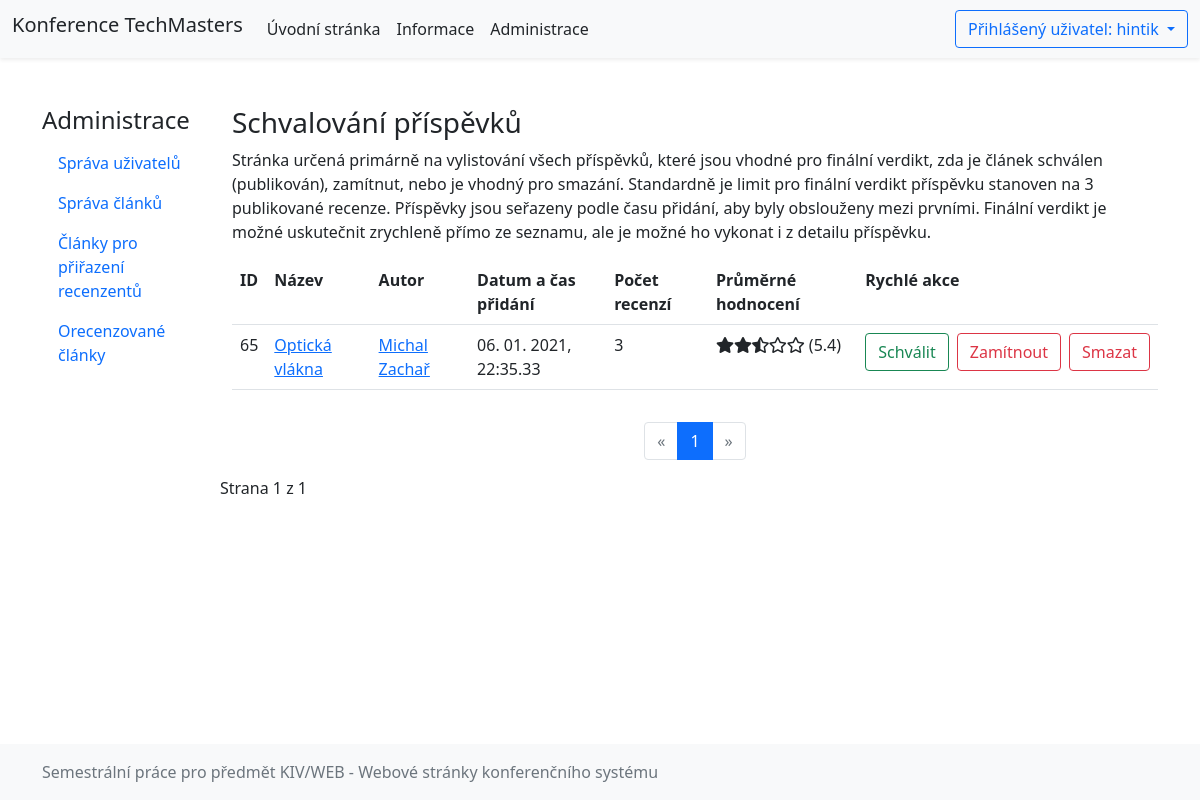
The app's page /KIV-WEB/www/index.php?page=admin-verdict (signed in) with its own data.
### tables this page shows
CREATE TABLE `users` (
  `id_user` int(11) NOT NULL AUTO_INCREMENT,
  `login` varchar(30) NOT NULL,
  `email` varchar(50) NOT NULL,
  `name` varchar(30) NOT NULL,
  `surname` varchar(30) NOT NULL,
  `password` varchar(60) NOT NULL,
  `bio` longtext DEFAULT NULL,
  `time_reg` timestamp NOT NULL DEFAULT current_timestamp(),
  `time_lastlogin` timestamp NOT NULL DEFAULT current_timestamp(),
  `id_role` int(11) NOT NULL DEFAULT 1,
  PRIMARY KEY (`id_user`)
);

CREATE TABLE `articles` (
  `id_article` int(11) NOT NULL AUTO_INCREMENT,
  `title` text NOT NULL,
  `abstract` longtext NOT NULL,
  `file` longblob NOT NULL,
  `time_posted` timestamp NOT NULL DEFAULT current_timestamp(),
  `state` int(1) NOT NULL DEFAULT 0,
  `id_author` int(11) NOT NULL,
  PRIMARY KEY (`id_article`),
  KEY `articles_ibfk_1` (`id_author`),
  CONSTRAINT `articles_ibfk_1` FOREIGN KEY (`id_author`) REFERENCES `users` (`id_user`) ON DELETE CASCADE
);

### KIV-WEB/app/ApplicationStart.class.php (called while the page is built, shortened)
<?php
class ApplicationStart {
    public function appStart(){
        if(isset($_GET["page"]) && array_key_exists($_GET["page"], WEB_PAGES)){
            $pageKey = $_GET["page"];
        } else {
            $pageKey = DEFAULT_WEB_PAGE_KEY;
        }
        $pageInfo = WEB_PAGES[$pageKey];
        $controller = new $pageInfo["controller_class_name"];
        $tplData = $controller->show($pageInfo["title"]);
        $view = new $pageInfo["view_class_name"];
        $view->printOutput($tplData, $pageInfo["template_type"]);
    }
}
?>

### KIV-WEB/www/index.php (called while the page is built, shortened)
<?php
require_once("../myAutoloader.inc.php");
$app = new ApplicationStart();
$app->appStart();
?>

### KIV-WEB/app/Models/DatabaseModel.class.php (called while the page is built, shortened)
<?php
class DatabaseModel {
    private static $database;
    private $pdo;
    private function __construct() {
        $this->pdo = new \PDO("mysql:host=".DB_SERVER.";dbname=".DB_NAME, DB_USER, DB_PASS);
        $this->pdo->exec("set names utf8");
    }
    public static function getDatabaseModel(){
        if(empty(self::$database)){
            self::$database = new DatabaseModel();
        }
        return self::$database;
    }
    public function getUserInfo(int $userId) {
        $q = "SELECT * FROM " . TABLE_USERS . " WHERE id_user = :id_user";
        $res = $this->pdo->prepare($q);
        $res->bindParam(':id_user', $userId);
        if($res->execute()) {
            return $res->fetchAll()[0];
        } else {
            return null;
        }
    }
    public function getNumberOfArticlesToVerdict():int {
        $q = "SELECT COUNT(t.id_article) as pocet from (SELECT a.id_article
            from " . TABLE_ARTICLES . " a
            left join " . TABLE_REVIEWS . " r on a.id_article = r.id_article
            inner join " . TABLE_USERS . " u on u.id_user = a.id_author
            where a.state=0 AND r.state=1 group by a.id_article HAVING COUNT(r.id_review) >= ".NUMBER_OF_REVIEWS_TO_VERDICT.") as t";
        $res = $this->pdo->query($q);
        if($res) {
            return $res->fetch()[0];
        }
        return 0;
    }
    public function getArticlesToVerdict(int $page = 1, int $perSite = 10):array {
        $q = "SELECT a.id_article, a.title, u.name, u.surname, u.login, a.time_posted, COUNT(r.id_article) as pocet,
            ((SUM(r.evaluation1) + SUM(evaluation2) + SUM(evaluation3) + SUM(evaluation4))/(COUNT(r.id_article)*4)) as prumer
            from " . TABLE_ARTICLES . " a
            left join " . TABLE_REVIEWS . " r on a.id_article = r.id_article
            inner join " . TABLE_USERS . " u on u.id_user = a.id_author
            where a.state=0 AND r.state=1 group by a.id_article HAVING COUNT(r.id_review) >= ".NUMBER_OF_REVIEWS_TO_VERDICT." LIMIT :limit,:perSite";
        $limit = ($page-1)*$perSite;
        $res = $this->pdo->prepare($q);
        $res->bindParam(":limit", $limit, PDO::PARAM_INT);
        $res->bindParam(":perSite", $perSite, PDO::PARAM_INT);
        if($res->execute()) {
            return $res->fetchAll();
        }
        return [];
    }
}
?>

### KIV-WEB/app/Controllers/PageController.class.php (called while the page is built, shortened)
<?php
class PageController implements IController {
    protected $login;
    protected $db;
    public function __construct() {
        $this->login = new UserLoginModel();
        $this->db = DatabaseModel::getDatabaseModel();
    }
    public function show(string $pageTitle): array {
        $tplData = Alerts::alertArray();
        $tplData['title'] = $pageTitle;
        if($this->login->isUserLogged()) {
            $tplData['logged'] = $this->login->getUserName();
            $tplData['userInfo'] = $this->db->getUserInfo($this->login->getUserId());
        }
        return $tplData;
    }
}

### KIV-WEB/app/Controllers/AdminArticleVerdictController.class.php (called while the page is built, shortened)
<?php
class AdminArticleVerdictController extends PageController {
    public function show(string $pageTitle):array {
        $tplData = parent::show($pageTitle);
        $articlesNumber = $this->db->getNumberOfArticlesToVerdict();
        $app = 10;
        if(isset($_GET['p'])) {
            $tplData['page'] = htmlspecialchars($_GET['p']);
        } else {
            $tplData['page'] = 1;
        }
        $tplData['pages'] = ceil($articlesNumber/$app);
        $tplData['articles'] = $this->db->getArticlesToVerdict($tplData['page'], $app);
        return $tplData;
    }
}
?>

### KIV-WEB/myAutoloader.inc.php (called while the page is built, shortened)
<?php
spl_autoload_register(function ($className){
    $className = str_replace(BASE_NAMESPACE_NAME, BASE_APP_DIR_NAME, $className);
    $fileName = dirname(__FILE__) ."/". $className;
    $fileName = str_replace('\\', '/', $fileName);
    foreach(FILE_EXTENSIONS as $ext) {
        if (file_exists($fileName . $ext)) {
            $fileName .= $ext;
            break;
        }
    }
});
?>

### KIV-WEB/app/Models/UserLoginModel.class.php (called while the page is built, shortened)
<?php
class UserLoginModel {
    private $ses;
    private $dUserId = "id";
    private $dUserName = "username";
    public function __construct() {
        require_once("UserSessionModel.class.php");
        $this->ses = new UserSessionModel();
    }
    public function isUserLogged():bool {
        return $this->ses->isSessionSet($this->dUserName);
    }
    public function getUserId():int {
        if($this->isUserLogged()) {
            return (int) $this->ses->readSession($this->dUserId);
        }
        return 0;
    }
    public function getUserName() {
        if($this->isUserLogged()) {
            return $this->ses->readSession($this->dUserName);
        }
        return null;
    }
}

### KIV-WEB/app/Models/UserSessionModel.class.php (called while the page is built, shortened)
<?php
class UserSessionModel {
    public function isSessionSet(string $key):bool {
        return isset($_SESSION[$key]);
    }
    public function readSession(string $key) {
        if($this->isSessionSet($key)) {
            return $_SESSION[$key];
        } else {
            return null;
        }
    }
}

### KIV-WEB/app/Models/Alerts.class.php (called while the page is built, shortened)
<?php
class Alerts {
    public static function alertArray():array {
        $arr = [];
        $arr[self::ALERTS_SUCCESS] = [];
        $arr[self::ALERTS_WARNING] = [];
        $arr[self::ALERTS_DANGER] = [];
        return $arr;
    }
}

### KIV-WEB/app/Views/TemplateAdministration/AdminArticleVerdictTemplate.tpl.php (the view, shortened to what this page needs)
<?php
global $tplData;
?>
    <div class="row">
        <p>Stránka určená primárně na vylistování všech příspěvků, které jsou vhodné pro finální verdikt,
            zda je článek schválen (publikován), zamítnut, nebo je vhodný pro smazání. Standardně je limit pro finální
            verdikt příspěvku stanoven na 3 publikované recenze. Příspěvky jsou seřazeny podle času přidání,
            aby byly obslouženy mezi prvními. Finální verdikt je možné uskutečnit zrychleně přímo ze seznamu,
            ale je možné ho vykonat i z detailu příspěvku.
        </p>
    </div>
    <div class="row">
<?php
if(!empty($tplData['articles'])) {
    $res = "<div class='table-responsive-md'>
                <table class='table table-hover'>
                    <tr>
                        <th>ID</th>
                        <th>Název</th>
                        <th>Autor</th>
                        <th>Datum a čas přidání</th>
                        <th>Počet recenzí</th>
                        <th>Průměrné hodnocení</th>
                        <th>Rychlé akce</th>
                    </tr>";
    foreach($tplData['articles'] as $u){
        if ($u['prumer'] != 10) {
            $u['prumer'] = sprintf("%.1f", $u['prumer']);
        }
        $res .= '<tr><td>'.$u['id_article'].'</td>'
            .'<td><a href="?page=article&article='.$u['id_article'].'">'.$u['title'].'</a></td>'
            .'<td><a href="?page=profile&user='.$u['login'].'">' . $u['name'] . ' ' .$u['surname'].'</a></td>'
            .'<td>'.date("d. m. Y, H:i.s", strtotime($u['time_posted'])).'</td>'
            .'<td>'.$u['pocet'].'</td>'
            .'<td>'.\konference\Models\Utilities::stars($u['prumer']) . ' (' . $u['prumer'] . ')</td>'
            .'<td><form method="post">'
            .'<div class="d-grid gap-2 d-md-flex justify-content-md-end">'
            ."<input type='hidden' name='id_article' value='$u[id_article]'>"
            ."<button type='submit' name='action' class='btn btn-outline-success' value='passArticle'>Schválit</button> "
            ."<button type='submit' name='action' class='btn btn-outline-danger' value='refuceArticle'>Zamítnout</button> "
            ."<button type='submit' name='action' class='btn btn-outline-danger' value='removeArticle'>Smazat</button>"
            ."</div></form></td></tr>";
    }
    $res .= "</table></div>";
    echo $res;
    echo \konference\Models\Utilities::paginaton("admin-verdict", $tplData['page'], $tplData['pages']);
} else {
    echo "<h5 class='text-center mt-3'>Není k dispozici žádný příspěvek</h5>";
}
?>
    </div>

### KIV-WEB/app/Views/TemplatePlain/TemplatePlain.class.php (shortened to what this page needs)
<?php
class TemplatePlain implements IView {
    public function getHTMLHeader(array $tplData) {
        ?>
        <!doctype html>
        <html lang="cs" class="h-100">
            <head>
                <link rel="stylesheet" href="../vendor/components/font-awesome/css/all.css">
                <link rel="stylesheet" href="../vendor/twbs/bootstrap/dist/css/bootstrap.css">
            </head>
            <body class="d-flex flex-column h-100">
                <header>
                    <nav class="navbar navbar-expand-lg navbar-light bg-light shadow-sm">
                        <div class="container-fluid">
                            <a class="navbar-brand text-dark" href="index.php?page=uvod"><h1 class="h5"><?= WEB_TITLE; ?></h1></a>
                            <div class="collapse navbar-collapse" id="navbarToggle">
                                <ul class="navbar-nav me-auto mb-2 mb-lg-0">
                                    <li class="nav-item">
                                        <a class="nav-link active text-dark" href="index.php?page=uvod"><?= WEB_PAGES['uvod']['title']; ?></a>
                                    </li>
                                    <li class="nav-item">
                                        <a class="nav-link active text-dark" href="index.php?page=information"><?= WEB_PAGES['information']['title']; ?></a>
                                    </li>
                                    <?php if(isset($tplData['logged']) && $tplData['userInfo']['id_role'] == Roles::ROLE_ADMINISTRATOR) {?>
                                    <li class="nav-item">
                                        <a class="nav-link active text-dark" href="index.php?page=admin-user">Administrace</a>
                                    </li>
                                    <?php } ?>
                                </ul>
                                <?php
                                if(isset($tplData['logged'])) {
                                ?>
                                    <div class="dropdown">
                                        <button class="btn btn-outline-primary dropdown-toggle" type="button" id="dropdownMenuButton" data-bs-toggle="dropdown" aria-expanded="false">
                                            Přihlášený uživatel: <?= $tplData['logged'] ?>
                                        </button>
                                    </div>
                                <?php
                                }
                                ?>
                            </div>
                        </div>
                    </nav>
                </header>
                <main class="container pt-4 flex-shrink-0">
        <?php
    }
    public function getHTMLFooter(){
        ?>
                </main>
                <footer class="footer mt-auto py-3 bg-light">
                    <div class="container">
                        <span class="text-muted">Semestrální práce pro předmět KIV/WEB
                            - Webové stránky konferenčního systému</span>
                    </div>
                </footer>
            </body>
        </html>
        <?php
    }
}
?>

### KIV-WEB/app/Models/Utilities.class.php (shortened to what this page needs)
<?php
class Utilities {
    public static function stars(int $count):string {
        $result = "";
        for($i = 1; $i <= 5; $i++) {
            if($i*2 <= $count) {
                $result .= '<i class="fas fa-star"></i>';
            } else if(($i*2)-1 == $count) {
                $result .= '<i class="fas fa-star-half-alt"></i>';
            } else {
                $result .= '<i class="far fa-star"></i>';
            }
        }
        return $result;
    }
    public static function paginaton(string $link, int $page = 1, int $pages) {
        if($page < 4) {
            $i = 1;
        } else {
            $i = $page - 2;
        }
        $b = $i + 4;
        if($b >= $pages) {
            if($pages < 5) {
                $b = $pages;
                $i = 1;
            } else {
                $b = $pages;
                $i = $b - 4;
            }
        }
        ?>
            <nav aria-label="Stránkovací navigace" class="d-flex justify-content-center mt-3">
              <ul class="pagination">
                <li class="page-item <?php if($page == 1) echo "disabled"; ?>">
                  <a class="page-link" href="?page=<?= $link.'&p='.($page-1); ?>" aria-label="Předcházející">
                    <span aria-hidden="true">&laquo;</span>
                  </a>
                </li>
                  <?php
                  for($i; $i <= $b; $i++) {
                      if($i == $page) {
                          echo '<li class="page-item active"><a class="page-link" href="?page='.$link.'&p='.$i.'">'.$i.'</a></li>';
                      } else {
                          echo '<li class="page-item"><a class="page-link" href="?page='.$link.'&p='.$i.'">'.$i.'</a></li>';
                      }
                  }
                  ?>
                <li class="page-item <?php if($page == $pages) echo "disabled"; ?>">
                  <a class="page-link" href="?page=<?= $link.'&p='.($page+1); ?>" aria-label="Následující">
                    <span aria-hidden="true">&raquo;</span>
                  </a>
                </li>
              </ul>
            </nav>
        <?php
        echo "Strana " . $page . " z " . $pages;
    }
}

### records on screen
users: login "hintik", id_user "1"
articles: id_article "65", title "Optická vlákna", id_author.name "Michal", id_author.surname "Zachař", time_posted "06. 01. 2021, 22:35.33", pocet "3", prumer "5.4"

### other values on screen
WEB_TITLE "Konference TechMasters"
WEB_PAGES['uvod']['title'] "Úvodní stránka"
WEB_PAGES['information']['title'] "Informace"
$tplData['title'] "Schvalování příspěvků"
$pages "1"
